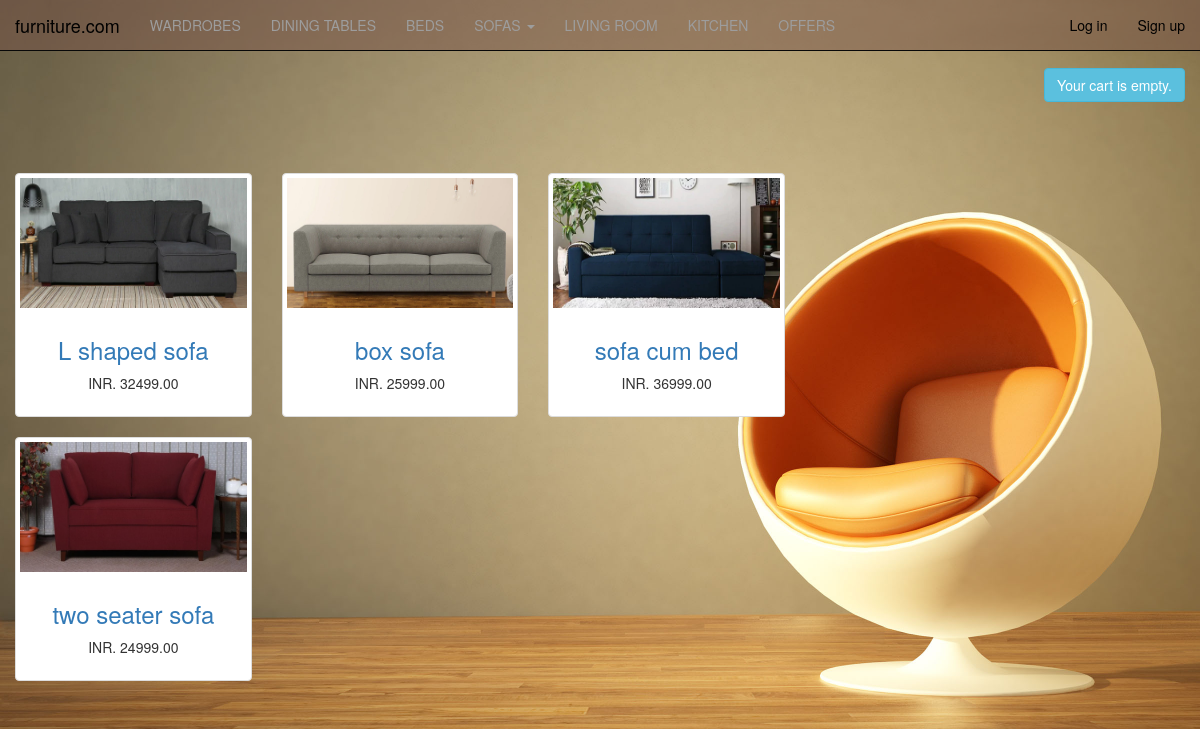
The app's page /shop/ with its own data.
### shop/models.py (models this page shows, shortened)
class Product(models.Model):
    name = models.CharField(max_length=100, db_index=True)
    slug = models.SlugField(max_length=100, db_index=True)
    description = models.TextField(blank=True)
    price  = models.DecimalField(max_digits=10, decimal_places=2)
    available = models.BooleanField(default=True)
    stock = models.PositiveIntegerField()
    image = models.ImageField(upload_to='products/pictures', blank=True)
    class Meta:
        ordering = ('name', )
        index_together = (('id', 'slug'),)
    @property
    def get_absolute_url(self):
        return reverse('shop:product_detail', args = [self.id, self.slug])

### shop/views.py (the view)
def product_list(request):
    products = Product.objects.filter(available=True)
    context = {'products': products,
               'user': request.user}
    return render(request, 'shop/product/list.html', context)

### cart/cart.py (called while the page is built)
    def __len__(self):
        return sum(item['quantity'] for item in self.cart.values())

### cart/context_processors.py (called while the page is built)
def cart(request):
    return {'cart': Cart(request)}

### shop/templates/shop/product/list.html (shortened to what this page needs)
{% extends 'shop/base.html' %}
{% load static %}
{% block content %}
   <div class="container-fluid">
      <div class="row" style="margin-top: 6%">
        <div class="col-sm-8 blog-main">
          <div class="blog-post">
              <div class="row">
                  {% for product in products %}
                      <div class="col-md-4">
                        <div class="thumbnail">
                            <a href="{{ product.get_absolute_url }}">
                                <img src="{% if product.image %} {{ product.image.url }} {% else %} {% static 'img/no-image-available-sign.jpg' %} {% endif %}" alt="..." style="height: 130px; width: auto">
                            </a>
                            <div class="caption">
                                <h3 class="text-center">
                                    <a href="{{ product.get_absolute_url }}">{{ product.name }}</a>
                                </h3>
                                <p class="text-center">INR. {{ product.price }}</p>
                            </div>
                        </div>
                      </div>
                  {% endfor %}
              </div>
          </div>
        </div>
      </div>
   </div>
{% endblock %}

### shop/templates/shop/base.html (shortened to what this page needs)
<!DOCTYPE html>
{% load staticfiles %}
<body lang="en" xmlns:cart="http://www.w3.org/1999/xhtml">
<head>
    <link rel="stylesheet" href="https://maxcdn.bootstrapcdn.com/bootstrap/3.3.7/css/bootstrap.min.css">
</head>
{% include 'shop/navbar.html' %}
<body id="bg" style="background-image: url('{% static "img/bg.jpg" %}')";>
<div class="container">
    <div class="row" style="margin-top: 6%">
         <button class="btn btn-info pull-right">
            {% with total_items=cart|length %}
                {% if cart|length > 0 %}
                    My Shopping Order:
                    <a href="{% url "cart:cart_detail" %}" style="color: #ffffff">
                        {{ total_items }} item{{ total_items|pluralize }},INR. {{ cart.get_total_price }}
                    </a>
                    {% else %}
                    Your cart is empty.
                {% endif %}
            {% endwith %}
         </button>
    </div>
</div>
{% block content %}
{% endblock %}
</body>
</html>

### shop/templates/shop/navbar.html (shortened to what this page needs)
{% load static %}
<nav class="navbar navbar-inverse navbar-fixed-top" role="navigation" style="margin-bottom: 0px; ">
  <div class="container-fluid">
      <div class="navbar-header">
    <a class="navbar-brand" href="{% url 'shop:product_list' %}"  style="color : #000000">furniture.com</a>
  </div>
  <div class="collapse navbar-collapse" id="bs-example-navbar-collapse-1">
    <ul class = "nav navbar-nav" >
						<li><a href = "#">WARDROBES</a></li>
						<li><a href = "#">DINING TABLES</a></li>
						<li><a href = "#">BEDS</a></li>
						<li class = "dropdown">
							<a href = "#" class = "dropdown-toggle" data-toggle = "dropdown">SOFAS <span class = "caret"></span></a>
						<li><a href = "#">LIVING ROOM</a></li>
						<li><a href = "#">KITCHEN</a></li>
						<li><a href = "#">OFFERS</a></li>
					</ul>
    <ul class="nav navbar-nav navbar-right">
      <li class="dropdown">
          {% if request.user.is_authenticated %}
        <a href="#" class="dropdown-toggle" data-toggle="dropdown" style="color: #ffffff" >{{ request.user.username }}<b class="caret"></b></a>
        <ul class="dropdown-menu">
          <li><a href= "{% url "shop:user_logout" %}">logout</a></li>
            {% else %}
          <li><a href="/shop/login" style="color : #000000">Log in</a></li>
         <li><a href="/shop/signup"  style="color : #000000">Sign up</a></li>
        </ul>
         {% endif %}
  </div>
  </div>
</nav>

### shop/templates/shop/base.html (style rules this page uses)
#bg { background-repeat: no-repeat; background-size : cover; background-attachment: fixed; }

### shop/templates/shop/navbar.html (style rules this page uses)
.navbar { background-color : rgba(121, 85, 72, 0.5); }

### records on screen
Product: image (picture), name "L shaped sofa", price "32499.00"
Product: image (picture), name "box sofa", price "25999.00"
Product: image (picture), name "sofa cum bed", price "36999.00"
Product: image (picture), name "two seater sofa", price "24999.00"
